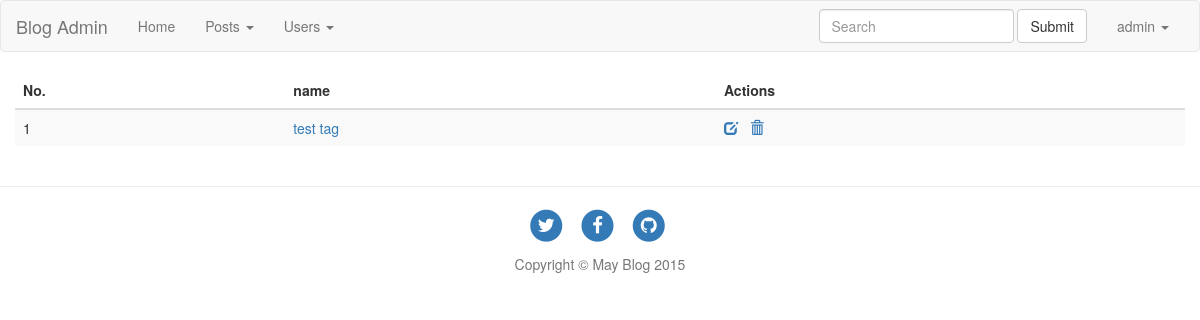
Before: /admin/tags/ (signed in) with the older database file.
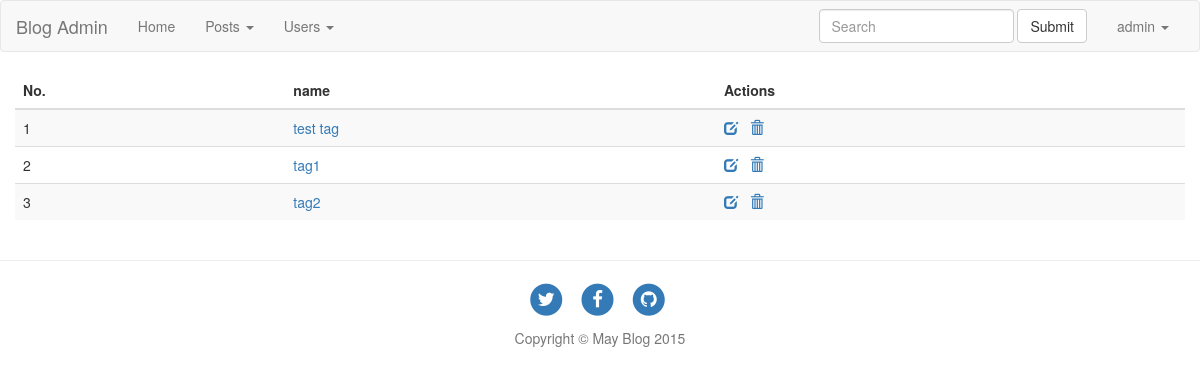
After: the same page with the newer database file.
### main/models.py (models this page shows, shortened)
class Tag(models.Model):
    name = models.CharField(max_length=256)

### main/views.py (the view)
# urls.py: url(r'^admin/tags/$', views.AdminTags.as_view(), name='admin_tags'),
class AdminTags(View):
    template_name = 'blog_admin/tags.html'
    @method_decorator(login_required)
    def get(self, request):
        tags = models.Tag.objects.all()
        paginator = Paginator(tags, PER_PAGE_ADMIN)
        page = request.GET.get('page')
        try:
            tags = paginator.page(page)
        except PageNotAnInteger:
            tags = paginator.page(1)
        except EmptyPage:
            tags = paginator.page(paginator.num_pages)
        data = {'tags':tags}
        return render(request, self.template_name, data)

### templates/blog_admin/tags.html (shortened to what this page needs)
{% extends "admin_base.html" %}
{% block main %}
{% load bootstrap3 %}
<div class="row">
    <table class="table table-striped">
        <thead>
            <tr>
                <th>No.</th>
                <th>name</th>
                <th>Actions</th>
            </tr>
        </thead>
        <tbody>
            {% for tag in tags %}
            <tr id="post-{{ tag.id }}">
                <td>{{ forloop.counter }}</td>
                <td><a href="{% url 'main:admin_filter_posts' %}?tag={{ tag.id }}">{{ tag.name }}</a></td>
                <td>
                    <a href="#" class="edit-tag"><span class="glyphicon glyphicon-edit" aria-hidden="true"></span> </a>
                    <a href="#"  class="del-tag"><span class="glyphicon glyphicon-trash" aria-hidden="true"></span> </a>
                </td>
            </tr>
            {% endfor %}
        </tbody>
    </table>
</div>
{% endblock %}

Changed rows visible on the page:
added Tag: name "tag1"
added Tag: name "tag2"
